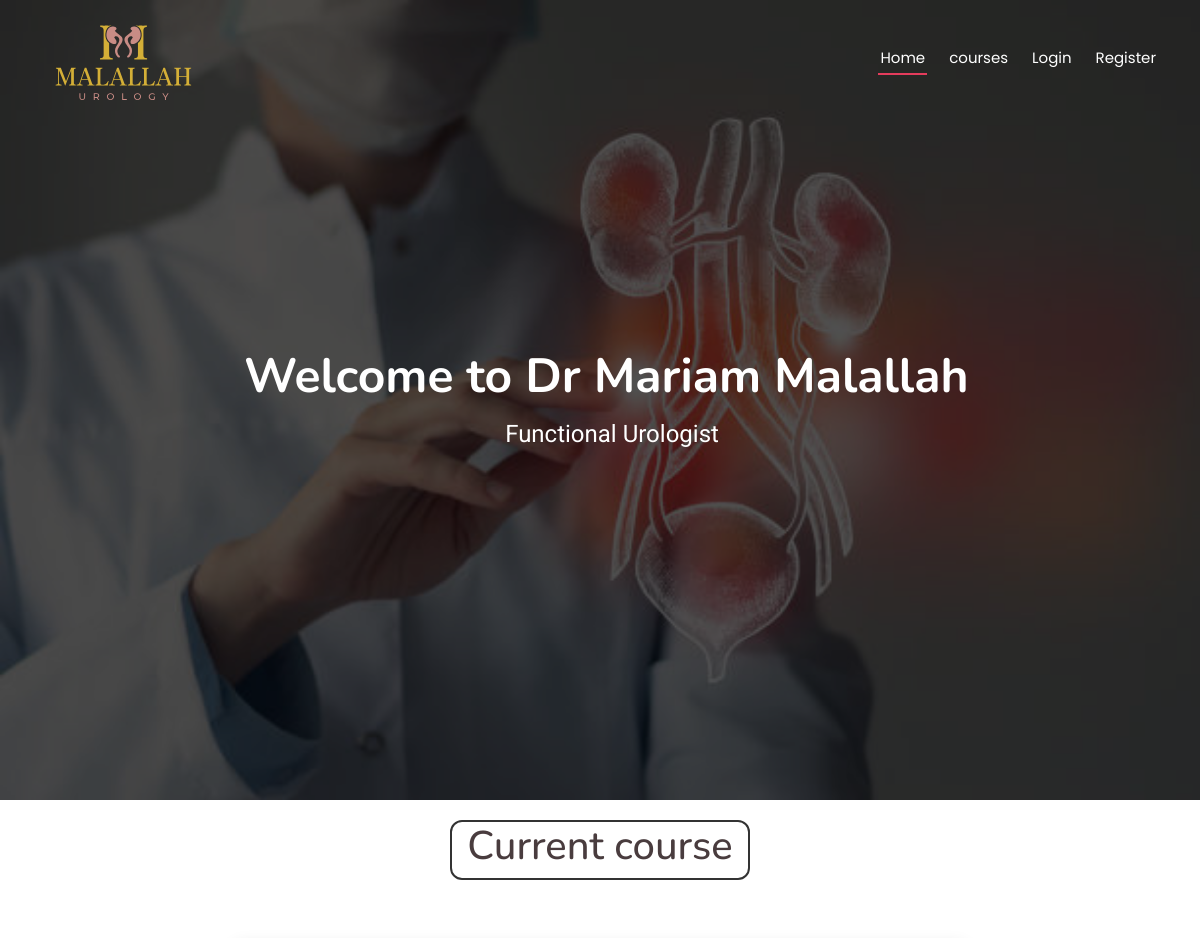
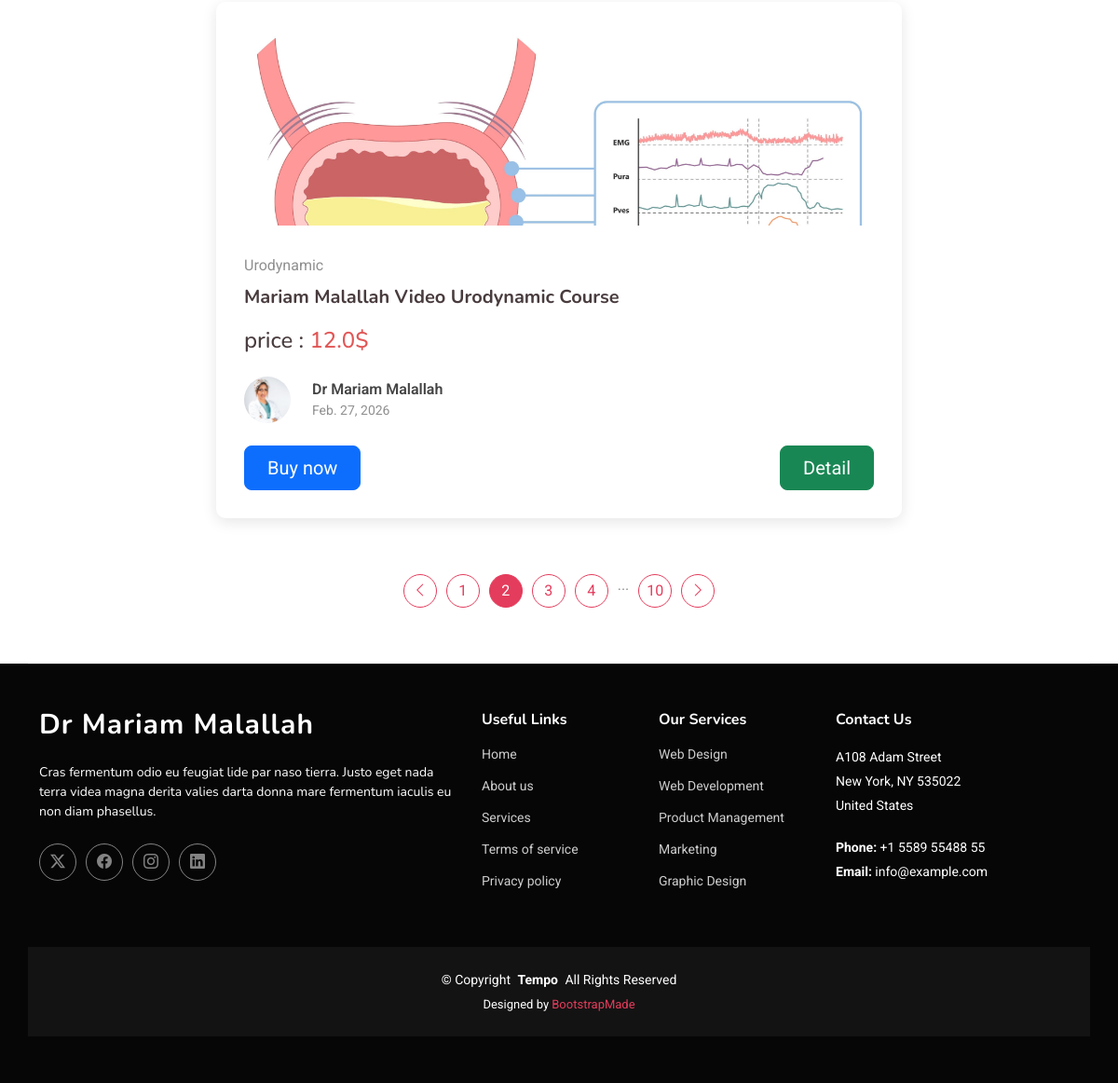
The page / on the database its author committed (2 pictures, top to bottom).
### courseapp/models.py (models this page shows)
class Course(models.Model):
    name=models.CharField(max_length=255)
    techers=models.CharField(max_length=255)
    date=models.DateField(null=True , blank=True)
    price=models.FloatField(null=True , blank=True)
    description=models.TextField()
    imag=models.ImageField(upload_to="course/", blank=True)

### courseapp/views.py (the view)
# urls.py: path('', views.index, name='index'),
def index(request):
    courses = Course.objects.order_by("-id").first()
    return render(request, 'index.html', {"courses" : courses})

### templates/index.html
{% extends "base.html" %}
{% load static%}
{% block body %}
<main class="main" >
<div class="container position-relative" style="display:flex;width: 300px; justify-content:center;  align-items:center; margin-top:20px;   border: 2px solid #333;border-radius: 12px;">
    <h1>Current course</h1>
    </div>
  <section id="blog-posts" class="blog-posts section" >
    <div class="container">
      <div class="row gy-4 justify-content-center">
        <div class="col-lg-8">
          <article style="min-height: 400px; display: flex; flex-direction: column;">
            <div class="post-img">
              <img src="{{ courses.imag.url }}" alt="" class="img-fluid w-100">
            </div>
            <p class="post-category mt-3">{{ courses.name }}</p>
            <h2 class="title">
              <a href="blog-details.html">{{ courses.description }}</a>
            </h2>
            <h4>price : <label style="color: #e25656;">{{courses.price}}$</label></h4>
            <div class="d-flex align-items-center mb-4 mt-3">
              <img src="{%static 'assets/img/hero5.jfif' %} " alt="" class="img-fluid post-author-img flex-shrink-0">
              <div class="post-meta ms-2">
                <p class="post-author mb-0">{{courses.techers}} </p>
                <p class="post-date mb-0">
                  <time datetime="2022-01-01">{{courses.date}}</time>
                </p>
              </div>
            </div>
            <div class="d-flex justify-content-between mt-auto">
              <button class="btn btn-primary btn-lg px-4"><a href="{% url 'checkout' courses.id %}" style="text-decoration: none; ;color:white  ;">Buy now</a></button>
              <button class="btn btn-success btn-lg px-4"><a href="{% url 'detail' %}" style="text-decoration: none; color: white;">Detail</a> </button>
            </div>
          </article>
        </div>
      </div>
    </div>
  </section>
  <section id="blog-pagination" class="blog-pagination section">
    <div class="container">
      <div class="d-flex justify-content-center">
        <ul>
          <li><a href="#"><i class="bi bi-chevron-left"></i></a></li>
          <li><a href="#">1</a></li>
          <li><a href="#" class="active">2</a></li>
          <li><a href="#">3</a></li>
          <li><a href="#">4</a></li>
          <li>...</li>
          <li><a href="#">10</a></li>
          <li><a href="#"><i class="bi bi-chevron-right"></i></a></li>
        </ul>
      </div>
    </div>
  </section>
</main>
{% endblock body %}

### static/assets/css/main.css (style rules this page uses)
:root { --default-font: "Roboto", system-ui, -apple-system, "Segoe UI", Roboto, "Helvetica Neue", Arial, "Noto Sans", "Liberation Sans", sans-serif, "Apple Color Emoji", "Segoe UI Emoji", "Segoe UI Symbol", "Noto Color Emoji"; --heading-font: "Nunito", sans-serif; --nav-font: "Poppins", sans-serif; }
:root { --background-color: #ffffff; --default-color: #444444; --heading-color: #493c3e; --accent-color: #e43c5c; --surface-color: #ffffff; --contrast-color: #ffffff; }
:root { --nav-color: #ffffff; --nav-hover-color: #e43c5c; --nav-mobile-background-color: #ffffff; --nav-dropdown-background-color: #ffffff; --nav-dropdown-color: #444444; --nav-dropdown-hover-color: #e43c5c; }
:root { scroll-behavior: smooth; }
body { color: var(--default-color); background-color: var(--background-color); font-family: var(--default-font); }
a { color: var(--accent-color); text-decoration: none; transition: 0.3s; }
h1, h2, h3, h4, h5, h6 { color: var(--heading-color); font-family: var(--heading-font); }
section, .section { color: var(--default-color); background-color: var(--background-color); padding: 60px 0; scroll-margin-top: 92px; overflow: clip; }
.blog-posts article { background-color: var(--surface-color); box-shadow: 0 4px 16px rgba(0, 0, 0, 0.1); padding: 30px; height: 100%; border-radius: 10px; overflow: hidden; }
.blog-posts .post-img { max-height: 240px; margin: -30px -30px 15px -30px; overflow: hidden; }
.blog-posts .post-category { font-size: 16px; color: color-mix(in srgb, var(--default-color), transparent 40%); margin-bottom: 10px; }
.blog-posts .title { font-size: 20px; font-weight: 700; padding: 0; margin: 0 0 20px 0; }
.blog-posts .title a { color: var(--heading-color); transition: 0.3s; }
.blog-posts .post-author-img { width: 50px; border-radius: 50%; margin-right: 15px; }
.blog-posts .post-author { font-weight: 600; margin-bottom: 5px; }
.blog-posts .post-date { font-size: 14px; color: color-mix(in srgb, var(--default-color), transparent 40%); margin-bottom: 0; }
.blog-pagination { padding-top: 0; color: color-mix(in srgb, var(--default-color), transparent 40%); }
.blog-pagination ul { display: flex; padding: 0; margin: 0; list-style: none; }
.blog-pagination li { margin: 0 5px; transition: 0.3s; }
.blog-pagination li a { color: var(--accent-color); display: flex; align-items: center; justify-content: center; width: 36px; height: 36px; border-radius: 50%; border: 1px solid var(--accent-color); }
.blog-pagination li a.active, .blog-pagination li a:hover { background: var(--accent-color); color: var(--contrast-color); }

### rows shown on the page
Course: imag (picture), name "Urodynamic", description "Mariam Malallah Video Urodynamic Course", price "12.0", techers "Dr Mariam Malallah", date "Feb. 27, 2026"
